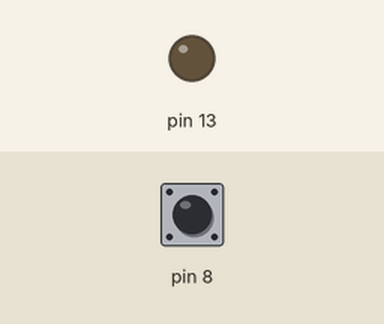
Bench run of a sketch on a simulated Arduino Uno, built with avr-gcc and run on an emulated ATmega328P. On the bench: output pins drawn as LEDs (lit = HIGH). The inputs (shaded band) are chosen by the test bench; at power-on: pin 8 HIGH.

Above: at 1.2 s.
1.3 s: pin 8 pulled LOW for 0.15 s
At 1.37 s:
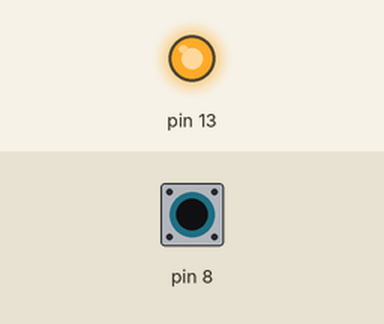
2.9 s: pin 8 pulled LOW for 3.2 s
At 6.5 s:
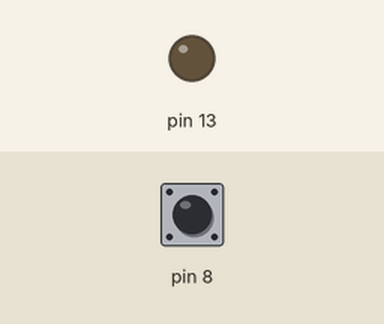
Timing chart, 0 to 8.0 s (numbered marks = the images above; inputs shaded):
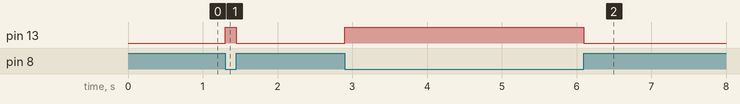

The sketch:

pin_change_interrupt.ino
```cpp
#include <avr/interrupt.h>

// Original project fixture: PCINT0 bank accepts only D8/PB0.
volatile uint8_t pinChangeCount = 0;

ISR(PCINT0_vect) {
  pinChangeCount++;
  digitalWrite(13, pinChangeCount & 1);
}

void setup() {
  pinMode(8, INPUT_PULLUP);
  pinMode(9, INPUT_PULLUP);
  pinMode(13, OUTPUT);
  PCICR |= _BV(PCIE0);
  PCMSK0 = _BV(PCINT0);
}

void loop() {}
```

Measured:
- after the input at 1.3 s, pin 13: LOW → HIGH at once, → LOW 0.15 s later
- after the input at 2.9 s, pin 13: LOW → HIGH at once, → LOW 3.2 s later
